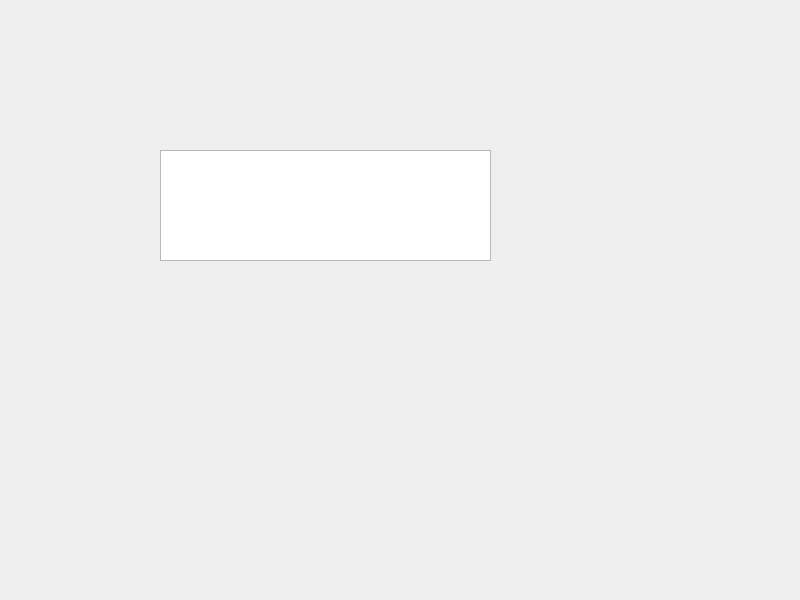
<?xml version="1.0" encoding="UTF-8"?>
<ui version="4.0">
 <class>Widget</class>
 <widget class="QWidget" name="Widget">
  <property name="geometry">
   <rect>
    <x>0</x>
    <y>0</y>
    <width>800</width>
    <height>600</height>
   </rect>
  </property>
  <property name="windowTitle">
   <string>Widget</string>
  </property>
  <widget class="QLabel" name="label">
   <property name="geometry">
    <rect>
     <x>160</x>
     <y>30</y>
     <width>321</width>
     <height>91</height>
    </rect>
   </property>
   <property name="text">
    <string/>
   </property>
  </widget>
  <widget class="QTextEdit" name="textEdit">
   <property name="geometry">
    <rect>
     <x>160</x>
     <y>150</y>
     <width>331</width>
     <height>111</height>
    </rect>
   </property>
  </widget>
 </widget>
 <resources/>
 <connections/>
</ui>
